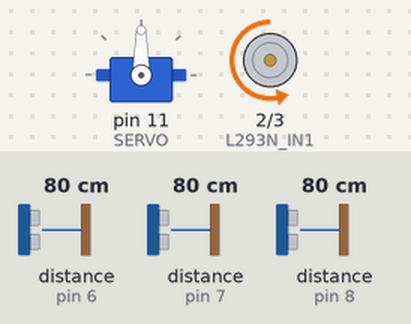
A sketch run on a simulated Arduino Uno, built with avr-gcc and run on an emulated ATmega328P. On the bench: servo, motor-driver pin pairs drawn as motors (green arrow = first pin HIGH = forward, orange = second pin HIGH = backward, longer = more drive, scaled by the enable pin). Inputs (shaded band) come from the test bench; at power-on: distance to the obstacle (sensors on pin 6, pin 7, pin 8) 80 cm. The echo pulse lasts 58.3 µs per cm.

Above: at 1.2 s.
1.3 s: distance to the obstacle (sensor on pin 6) set to 11 cm
2.8 s: distance to the obstacle (sensor on pin 6) set to 8 cm
At 3.1 s:
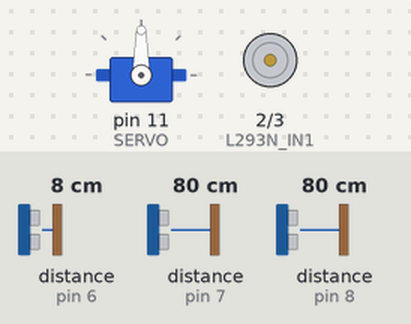
4.3 s: distance to the obstacle (sensor on pin 6) set to 18 cm
At 5.5 s:
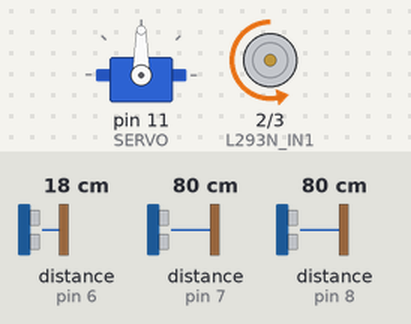
5.8 s: distance to the obstacle (sensor on pin 6) set to 2 cm
At 6.6 s:
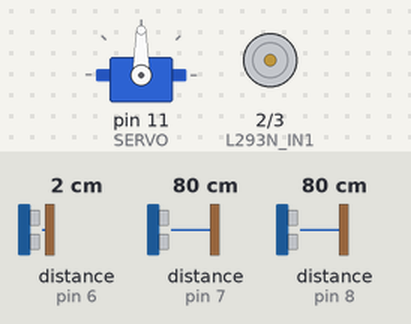
Timing chart, 0 to 8.3 s (numbered marks = the images above; inputs shaded):
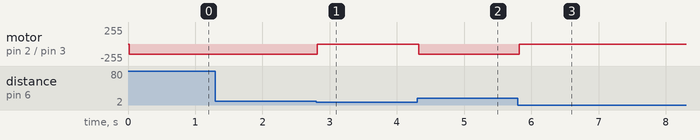

The sketch:

sketch_jul04a.ino
```cpp
//DC모터 & 초음파센서 전면 합친 코드(180704)

#include <NewPing.h>
#include <Servo.h>

const int L293N_IN1 = 2;
const int L293N_IN2 = 3;
const int L293N_ENA = 10;
const int SERVO = 11;
int loop_i = 0;
Servo myservo;

// trigger and echo pins for each sensor
#define SONAR1 6
#define SONAR2 7
#define SONAR3 8
#define MAX_DISTANCE 1000 // maximum distance for sensors
#define NUM_SONAR 3       // number of sonar sensors

#define GO    1
#define BACK  2
#define RIGHT 3
#define LEFT  4

// array of sonar sensor objects
NewPing sonar[NUM_SONAR] = {
  NewPing(SONAR1, SONAR1, MAX_DISTANCE),
  NewPing(SONAR2, SONAR2, MAX_DISTANCE),
  NewPing(SONAR3, SONAR3, MAX_DISTANCE)

};

// array stores distances for each(cm)
int distance[NUM_SONAR];
int dir;

void setup() {

  Serial.begin(9600);
  pinMode(L293N_IN1, OUTPUT);     // 제어 1번핀 출력모드 설정
  pinMode(L293N_IN2, OUTPUT);     // 제어 2번핀 출력모드 설정
  pinMode(L293N_ENA, OUTPUT);     // PWM제어핀 출력모드 설정
  myservo.attach(SERVO);          // Servo PWM핀 출력설정

  // 임시적으로 GO
  dir = GO;
}

void car_go(){
  digitalWrite(L293N_IN1, LOW);
  digitalWrite(L293N_IN2, HIGH);
  analogWrite(L293N_ENA, 150);
}

void car_stop(){
  digitalWrite(L293N_IN1, LOW);
  digitalWrite(L293N_IN2, LOW);
  analogWrite(L293N_ENA, 0);
}

void loop() {

  // update the distance array
  updateSonar();

  // print all distances
  /*
  Serial.print("Sonar 1: ");
  Serial.print(distance[0]);

  Serial.print("  Sonar 2: ");
  Serial.print(distance[1]);

  Serial.print("  Sonar 3: ");
  Serial.println(distance[2]);
  */

  // 거리에 따른주행
 // if(dir == GO){

    if(distance[0] < 10)
      car_stop();
    else
      car_go();
 // }

  // servo 미완성
  /*
  loop_i = loop_i+10;
  myservo.write(loop_i%180);
  */

 /*
  data = Serial.read();
  Serial.write(data);
 */
}


/* takes a new reading from each sensor
   and updates the distance array */

void updateSonar() {

  for (int i = 0; i < NUM_SONAR; i++) {

    distance[i] = sonar[i].ping_cm(); // update distance

    // sonar sensors return 0 if no obstacle is detected
    // change distance to max value if no obstacle is detected

    if (distance[i] == 0)
      distance[i] = MAX_DISTANCE;

  }
}
```

Measured:
- the behaviour switches between 10 and 9 cm on distance to the obstacle (sensor on pin 6) (found by bisection; images 0 and 1)
- after the input at 1.3 s, every drawn part: stays the same
- after the input at 2.8 s, motor on pin 2 (L293N_IN1) / pin 3 (L293N_IN2): backward 150/255 → stopped at once
- after the input at 4.3 s, motor on pin 2 (L293N_IN1) / pin 3 (L293N_IN2): stopped → backward 150/255 at once
- after the input at 5.8 s, motor on pin 2 (L293N_IN1) / pin 3 (L293N_IN2): backward 150/255 → stopped at once
